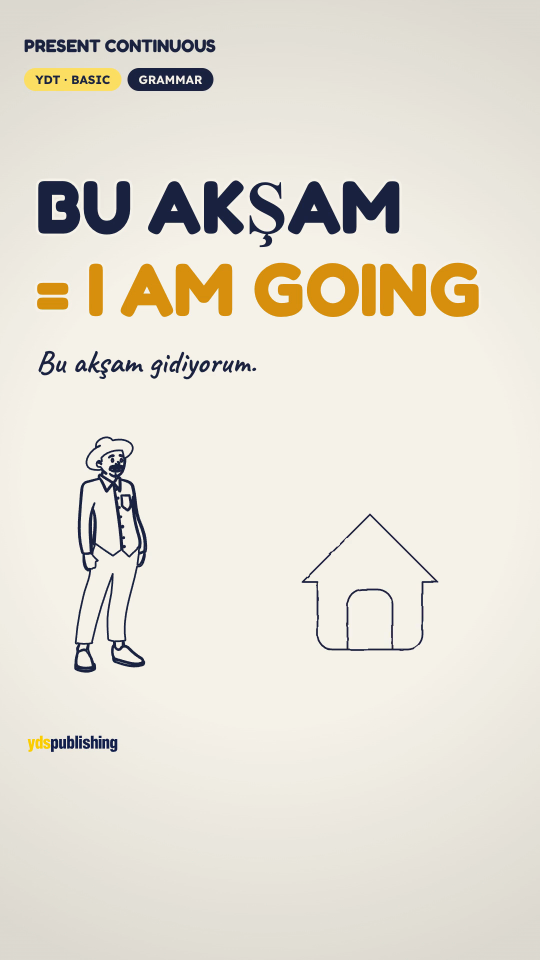
#> input picture projeler/present-continuous-s1/kapak.png, 1080 x 1920 px, found by its file name (shown at 1/2 size)
$ python kontak.py ../../projeler/02-03-ydt-temel/ortak/kapak/nesne.png ../../projeler/02-03-ydt-temel/sahneler/01-hyperframes-giris/kk/01-hyperframes-giris-2.4.png ../../projeler/02-03-ydt-temel/sahneler/02-paperjs-kanca/kk/02-paperjs-kanca-12.png
#> lines starting #> are read from the running program, lines starting #| are printed output that depends on the picture
#!/usr/bin/env python3
"""Kontak sayfası: kip 'film' (kısa paket sahne kareleri + türevler) ya da 'kapak' (ders kapakları)."""
import json
import re
import sys
from pathlib import Path

from PIL import Image, ImageDraw

K = Path("/home/sef/01dev/_worktrees/kalem-0204/projeler")


def sayi(p: Path) -> float:
    m = re.search(r"-([0-9.]+)\.png$", p.name)
    return float(m.group(1)) if m else 0.0


def diz(yollar: list[Path], w: int, h: int, sutun: int, cikti: str) -> None:
    satir = (len(yollar) + sutun - 1) // sutun
    sayfa = Image.new("RGB", (sutun * (w + 6) + 6, satir * (h + 22) + 6), "#808080")
    ciz = ImageDraw.Draw(sayfa)
    for i, y in enumerate(yollar):
        x0 = 6 + (i % sutun) * (w + 6)
        y0 = 6 + (i // sutun) * (h + 22)
        if y.exists():
            g = Image.open(y).convert("RGB")
            g.thumbnail((w, h))
            sayfa.paste(g, (x0, y0))
        ciz.text((x0, y0 + h + 4), y.name if y.exists() else f"YOK {y.name}", fill="white")
    sayfa.save(cikti)
    print(cikti, sayfa.size, len(yollar))


def film(paket: str, cikti: str) -> None:
    kok = K / paket
    z = json.loads((kok / "zaman.json").read_text())
    sahneler = [s.get("klasor") for s in z.get("sahneler", [])]
    yollar: list[Path] = []
    for s in sahneler:
        kareler = sorted((kok / "sahneler" / str(s) / "k").glob("*.png"), key=sayi)
        kareler = [k for k in kareler if re.search(r"-[0-9.]+\.png$", k.name)]
        if len(kareler) > 3:
            kareler = [kareler[0], kareler[len(kareler) // 2], kareler[-1]]
        yollar += kareler
    yollar += [kok / n for n in ("kapak-a.png", "kapak-b.png", "kapak-c.png", "hikaye-a.png", "hikaye-b.png")]
    diz(yollar, 270, 480, 9, cikti)


def kapak(cikti: str, dersler: list[str]) -> None:
    yatay: list[Path] = []
    dikey: list[Path] = []
    for d in dersler:
        yatay += [K / d / "kapak.png", K / d / "kapak-koyu.png"]
        dikey += [K / f"{d}-dikey" / "kapak.png", K / f"{d}-dikey" / "kapak-koyu.png"]
    diz(yatay, 480, 270, 4, cikti + "-yatay.png")
#> in diz, `sayfa = Image.new("RGB", (sutun * (w + 6) + 6, satir * (h + 22) + 6), ..`: sayfa: PIL image 1950x298 RGB; every value is 128
#> in diz, g is the input picture: PIL image 1080x1920 RGB; mean R, G, B 228.7, 224.1, 212.8
#> in diz, `g.thumbnail((w, h))`:
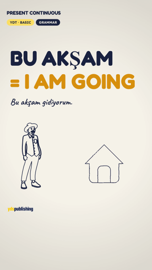
#> g: PIL image 152x270 RGB; mean R, G, B 228.7, 224.1, 212.8
#> in diz, `sayfa.paste(g, (x0, y0))`:
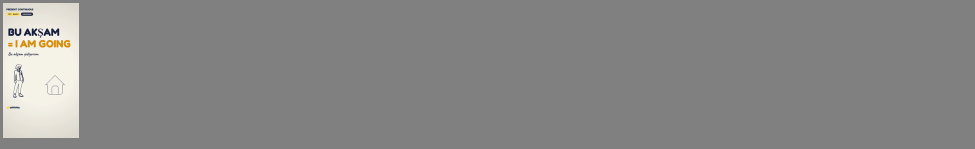
#> sayfa: PIL image 1950x298 RGB (shown at 1/2 size); mean R, G, B 135.1, 134.8, 134
#| ../../projeler/02-03-ydt-temel/sahneler/01-hyperframes-giris/kk/01-hyperframes-giris-2.4.png-yatay.png (1950, 298) 2
    diz(dikey, 216, 384, 10, cikti + "-dikey.png")
#> call 2 of diz, with w = 216, h = 384, sutun = 10
#> in diz (call 2), `sayfa = Image.new("RGB", (sutun * (w + 6) + 6, satir * (h + 22) + 6), ..`: sayfa: PIL image 2226x412 RGB; every value is 128
#> in diz (call 2), `g.thumbnail((w, h))`:
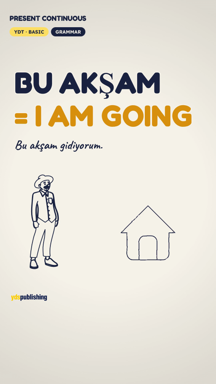
#> g: PIL image 216x384 RGB; mean R, G, B 228.8, 224.2, 212.8
#> in diz (call 2), `sayfa.paste(g, (x0, y0))`:
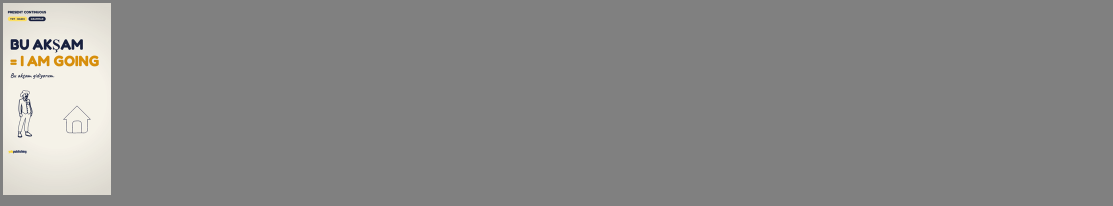
#> sayfa: PIL image 2226x412 RGB (shown at 1/2 size); mean R, G, B 137.1, 136.7, 135.7
#| ../../projeler/02-03-ydt-temel/sahneler/01-hyperframes-giris/kk/01-hyperframes-giris-2.4.png-dikey.png (2226, 412) 2


if sys.argv[1] == "film":
    film(sys.argv[2], sys.argv[3])
else:
    kapak(sys.argv[2], sys.argv[3:])
